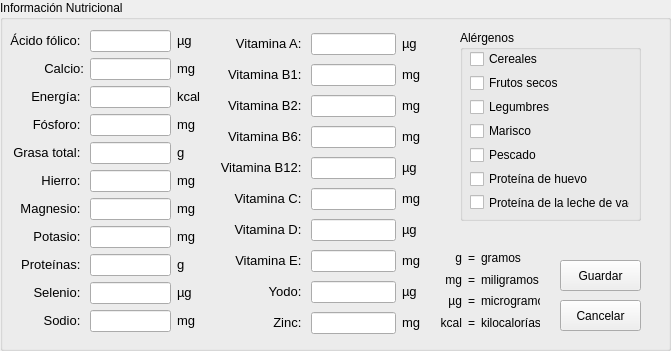
      <widget class="QGroupBox" name="groupBox_INGinfnut">
       <property name="enabled">
        <bool>true</bool>
       </property>
       <property name="geometry">
        <rect>
         <x>0</x>
         <y>180</y>
         <width>671</width>
         <height>351</height>
        </rect>
       </property>
       <property name="title">
        <string>Información Nutricional</string>
       </property>
       <widget class="QWidget" name="gridLayoutWidget">
        <property name="geometry">
         <rect>
          <x>10</x>
          <y>30</y>
          <width>191</width>
          <height>311</height>
         </rect>
        </property>
        <layout class="QGridLayout" name="gridLayout">
         <item row="0" column="0">
          <widget class="QLabel" name="label_9">
           <property name="layoutDirection">
            <enum>Qt::LeftToRight</enum>
           </property>
           <property name="text">
            <string>&lt;html&gt;&lt;head/&gt;&lt;body&gt;&lt;p&gt;&lt;span style=&quot; font-size:10pt;&quot;&gt;Ácido fólico: &lt;/span&gt;&lt;/p&gt;&lt;/body&gt;&lt;/html&gt;</string>
           </property>
           <property name="alignment">
            <set>Qt::AlignRight|Qt::AlignTrailing|Qt::AlignVCenter</set>
           </property>
          </widget>
         </item>
         <item row="1" column="0">
          <widget class="QLabel" name="label_10">
           <property name="text">
            <string>&lt;html&gt;&lt;head/&gt;&lt;body&gt;&lt;p&gt;&lt;span style=&quot; font-size:10pt;&quot;&gt;Calcio:&lt;/span&gt;&lt;/p&gt;&lt;/body&gt;&lt;/html&gt;</string>
           </property>
           <property name="alignment">
            <set>Qt::AlignRight|Qt::AlignTrailing|Qt::AlignVCenter</set>
           </property>
          </widget>
         </item>
         <item row="2" column="0">
          <widget class="QLabel" name="label_11">
           <property name="text">
            <string>&lt;html&gt;&lt;head/&gt;&lt;body&gt;&lt;p&gt;&lt;span style=&quot; font-size:10pt;&quot;&gt;Energía: &lt;/span&gt;&lt;/p&gt;&lt;/body&gt;&lt;/html&gt;</string>
           </property>
           <property name="alignment">
            <set>Qt::AlignRight|Qt::AlignTrailing|Qt::AlignVCenter</set>
           </property>
          </widget>
         </item>
         <item row="0" column="1">
          <widget class="QLineEdit" name="lineEdit_INGacidofol"/>
         </item>
         <item row="10" column="0">
          <widget class="QLabel" name="label_19">
           <property name="text">
            <string>&lt;html&gt;&lt;head/&gt;&lt;body&gt;&lt;p&gt;&lt;span style=&quot; font-size:10pt;&quot;&gt;Sodio: &lt;/span&gt;&lt;/p&gt;&lt;/body&gt;&lt;/html&gt;</string>
           </property>
           <property name="alignment">
            <set>Qt::AlignRight|Qt::AlignTrailing|Qt::AlignVCenter</set>
           </property>
          </widget>
         </item>
         <item row="9" column="0">
          <widget class="QLabel" name="label_18">
           <property name="text">
            <string>&lt;html&gt;&lt;head/&gt;&lt;body&gt;&lt;p&gt;&lt;span style=&quot; font-size:10pt;&quot;&gt;Selenio: &lt;/span&gt;&lt;/p&gt;&lt;/body&gt;&lt;/html&gt;</string>
           </property>
           <property name="alignment">
            <set>Qt::AlignRight|Qt::AlignTrailing|Qt::AlignVCenter</set>
           </property>
          </widget>
         </item>
         <item row="1" column="1">
          <widget class="QLineEdit" name="lineEdit_INGcalcio"/>
         </item>
         <item row="3" column="1">
          <widget class="QLineEdit" name="lineEdit_INGfosforo"/>
         </item>
         <item row="2" column="1">
          <widget class="QLineEdit" name="lineEdit_INGenergia"/>
         </item>
         <item row="4" column="1">
          <widget class="QLineEdit" name="lineEdit_INGgrasa"/>
         </item>
         <item row="7" column="1">
          <widget class="QLineEdit" name="lineEdit_INGpotasio"/>
         </item>
         <item row="6" column="1">
          <widget class="QLineEdit" name="lineEdit_INGmagnesio"/>
         </item>
         <item row="5" column="1">
          <widget class="QLineEdit" name="lineEdit_INGhierro"/>
         </item>
         <item row="8" column="1">
          <widget class="QLineEdit" name="lineEdit_INGproteinas"/>
         </item>
         <item row="6" column="0">
          <widget class="QLabel" name="label_15">
           <property name="text">
            <string>&lt;html&gt;&lt;head/&gt;&lt;body&gt;&lt;p&gt;&lt;span style=&quot; font-size:10pt;&quot;&gt;Magnesio: &lt;/span&gt;&lt;/p&gt;&lt;/body&gt;&lt;/html&gt;</string>
           </property>
           <property name="alignment">
            <set>Qt::AlignRight|Qt::AlignTrailing|Qt::AlignVCenter</set>
           </property>
          </widget>
         </item>
         <item row="9" column="1">
          <widget class="QLineEdit" name="lineEdit_INGselenio"/>
         </item>
         <item row="4" column="0">
          <widget class="QLabel" name="label_13">
           <property name="text">
            <string>&lt;html&gt;&lt;head/&gt;&lt;body&gt;&lt;p&gt;&lt;span style=&quot; font-size:10pt;&quot;&gt;Grasa total: &lt;/span&gt;&lt;/p&gt;&lt;/body&gt;&lt;/html&gt;</string>
           </property>
           <property name="alignment">
            <set>Qt::AlignRight|Qt::AlignTrailing|Qt::AlignVCenter</set>
           </property>
          </widget>
         </item>
         <item row="7" column="0">
          <widget class="QLabel" name="label_16">
           <property name="text">
            <string>&lt;html&gt;&lt;head/&gt;&lt;body&gt;&lt;p&gt;&lt;span style=&quot; font-size:10pt;&quot;&gt;Potasio: &lt;/span&gt;&lt;/p&gt;&lt;/body&gt;&lt;/html&gt;</string>
           </property>
           <property name="alignment">
            <set>Qt::AlignRight|Qt::AlignTrailing|Qt::AlignVCenter</set>
           </property>
          </widget>
         </item>
         <item row="8" column="0">
          <widget class="QLabel" name="label_17">
           <property name="text">
            <string>&lt;html&gt;&lt;head/&gt;&lt;body&gt;&lt;p&gt;&lt;span style=&quot; font-size:10pt;&quot;&gt;Proteínas: &lt;/span&gt;&lt;/p&gt;&lt;/body&gt;&lt;/html&gt;</string>
           </property>
           <property name="alignment">
            <set>Qt::AlignRight|Qt::AlignTrailing|Qt::AlignVCenter</set>
           </property>
          </widget>
         </item>
         <item row="3" column="0">
          <widget class="QLabel" name="label_12">
           <property name="text">
            <string>&lt;html&gt;&lt;head/&gt;&lt;body&gt;&lt;p&gt;&lt;span style=&quot; font-size:10pt;&quot;&gt;Fósforo: &lt;/span&gt;&lt;/p&gt;&lt;/body&gt;&lt;/html&gt;</string>
           </property>
           <property name="alignment">
            <set>Qt::AlignRight|Qt::AlignTrailing|Qt::AlignVCenter</set>
           </property>
          </widget>
         </item>
         <item row="5" column="0">
          <widget class="QLabel" name="label_14">
           <property name="text">
            <string>&lt;html&gt;&lt;head/&gt;&lt;body&gt;&lt;p&gt;&lt;span style=&quot; font-size:10pt;&quot;&gt;Hierro: &lt;/span&gt;&lt;/p&gt;&lt;/body&gt;&lt;/html&gt;</string>
           </property>
           <property name="alignment">
            <set>Qt::AlignRight|Qt::AlignTrailing|Qt::AlignVCenter</set>
           </property>
          </widget>
         </item>
         <item row="10" column="1">
          <widget class="QLineEdit" name="lineEdit_INGsodio"/>
         </item>
         <item row="0" column="2">
          <widget class="QLabel" name="label_30">
           <property name="text">
            <string>&lt;html&gt;&lt;head/&gt;&lt;body&gt;&lt;p&gt;&lt;span style=&quot; font-size:10pt;&quot;&gt;µg&lt;/span&gt;&lt;/p&gt;&lt;/body&gt;&lt;/html&gt;</string>
           </property>
          </widget>
         </item>
         <item row="1" column="2">
          <widget class="QLabel" name="label_31">
           <property name="text">
            <string>&lt;html&gt;&lt;head/&gt;&lt;body&gt;&lt;p&gt;&lt;span style=&quot; font-size:10pt;&quot;&gt;mg&lt;/span&gt;&lt;/p&gt;&lt;/body&gt;&lt;/html&gt;</string>
           </property>
          </widget>
         </item>
         <item row="2" column="2">
          <widget class="QLabel" name="label_32">
           <property name="text">
            <string>&lt;html&gt;&lt;head/&gt;&lt;body&gt;&lt;p&gt;&lt;span style=&quot; font-size:10pt;&quot;&gt;kcal&lt;/span&gt;&lt;/p&gt;&lt;/body&gt;&lt;/html&gt;</string>
           </property>
          </widget>
         </item>
         <item row="3" column="2">
          <widget class="QLabel" name="label_33">
           <property name="text">
            <string>&lt;html&gt;&lt;head/&gt;&lt;body&gt;&lt;p&gt;&lt;span style=&quot; font-size:10pt;&quot;&gt;mg&lt;/span&gt;&lt;/p&gt;&lt;/body&gt;&lt;/html&gt;</string>
           </property>
          </widget>
         </item>
         <item row="4" column="2">
          <widget class="QLabel" name="label_34">
           <property name="text">
            <string>&lt;html&gt;&lt;head/&gt;&lt;body&gt;&lt;p&gt;&lt;span style=&quot; font-size:10pt;&quot;&gt;g&lt;/span&gt;&lt;/p&gt;&lt;/body&gt;&lt;/html&gt;</string>
           </property>
          </widget>
         </item>
         <item row="5" column="2">
          <widget class="QLabel" name="label_35">
           <property name="text">
            <string>&lt;html&gt;&lt;head/&gt;&lt;body&gt;&lt;p&gt;&lt;span style=&quot; font-size:10pt;&quot;&gt;mg&lt;/span&gt;&lt;/p&gt;&lt;/body&gt;&lt;/html&gt;</string>
           </property>
          </widget>
         </item>
         <item row="6" column="2">
          <widget class="QLabel" name="label_36">
           <property name="text">
            <string>&lt;html&gt;&lt;head/&gt;&lt;body&gt;&lt;p&gt;&lt;span style=&quot; font-size:10pt;&quot;&gt;mg&lt;/span&gt;&lt;/p&gt;&lt;/body&gt;&lt;/html&gt;</string>
           </property>
          </widget>
         </item>
         <item row="7" column="2">
          <widget class="QLabel" name="label_37">
           <property name="text">
            <string>&lt;html&gt;&lt;head/&gt;&lt;body&gt;&lt;p&gt;&lt;span style=&quot; font-size:10pt;&quot;&gt;mg&lt;/span&gt;&lt;/p&gt;&lt;/body&gt;&lt;/html&gt;</string>
           </property>
          </widget>
         </item>
         <item row="9" column="2">
          <widget class="QLabel" name="label_38">
           <property name="text">
            <string>&lt;html&gt;&lt;head/&gt;&lt;body&gt;&lt;p&gt;&lt;span style=&quot; font-size:10pt;&quot;&gt;µg&lt;/span&gt;&lt;/p&gt;&lt;/body&gt;&lt;/html&gt;</string>
           </property>
          </widget>
         </item>
         <item row="8" column="2">
          <widget class="QLabel" name="label_39">
           <property name="text">
            <string>&lt;html&gt;&lt;head/&gt;&lt;body&gt;&lt;p&gt;&lt;span style=&quot; font-size:10pt;&quot;&gt;g&lt;/span&gt;&lt;/p&gt;&lt;/body&gt;&lt;/html&gt;</string>
           </property>
          </widget>
         </item>
         <item row="10" column="2">
          <widget class="QLabel" name="label_40">
           <property name="text">
            <string>&lt;html&gt;&lt;head/&gt;&lt;body&gt;&lt;p&gt;&lt;span style=&quot; font-size:10pt;&quot;&gt;mg&lt;/span&gt;&lt;/p&gt;&lt;/body&gt;&lt;/html&gt;</string>
           </property>
          </widget>
         </item>
        </layout>
       </widget>
       <widget class="QWidget" name="gridLayoutWidget_2">
        <property name="geometry">
         <rect>
          <x>220</x>
          <y>30</y>
          <width>201</width>
          <height>311</height>
         </rect>
        </property>
        <layout class="QGridLayout" name="gridLayout_2">
         <item row="9" column="1">
          <widget class="QLineEdit" name="lineEdit_INGzinc"/>
         </item>
         <item row="2" column="1">
          <widget class="QLineEdit" name="lineEdit_INGvitb2"/>
         </item>
         <item row="4" column="1">
          <widget class="QLineEdit" name="lineEdit_INGvitb12"/>
         </item>
         <item row="3" column="1">
          <widget class="QLineEdit" name="lineEdit_INGvitb6"/>
         </item>
         <item row="5" column="1">
          <widget class="QLineEdit" name="lineEdit_INGvitc"/>
         </item>
         <item row="6" column="1">
          <widget class="QLineEdit" name="lineEdit_INGvitd"/>
         </item>
         <item row="8" column="1">
          <widget class="QLineEdit" name="lineEdit_INGyodo"/>
         </item>
         <item row="7" column="1">
          <widget class="QLineEdit" name="lineEdit_INGvite"/>
         </item>
         <item row="0" column="0">
          <widget class="QLabel" name="label_20">
           <property name="text">
            <string>&lt;html&gt;&lt;head/&gt;&lt;body&gt;&lt;p&gt;&lt;span style=&quot; font-size:10pt;&quot;&gt;Vitamina A: &lt;/span&gt;&lt;/p&gt;&lt;/body&gt;&lt;/html&gt;</string>
           </property>
           <property name="alignment">
            <set>Qt::AlignRight|Qt::AlignTrailing|Qt::AlignVCenter</set>
           </property>
          </widget>
         </item>
         <item row="1" column="1">
          <widget class="QLineEdit" name="lineEdit_INGvitb1"/>
         </item>
         <item row="0" column="1">
          <widget class="QLineEdit" name="lineEdit_INGvita"/>
         </item>
         <item row="3" column="0">
          <widget class="QLabel" name="label_23">
           <property name="text">
            <string>&lt;html&gt;&lt;head/&gt;&lt;body&gt;&lt;p&gt;&lt;span style=&quot; font-size:10pt;&quot;&gt;Vitamina B6: &lt;/span&gt;&lt;/p&gt;&lt;/body&gt;&lt;/html&gt;</string>
           </property>
           <property name="alignment">
            <set>Qt::AlignRight|Qt::AlignTrailing|Qt::AlignVCenter</set>
           </property>
          </widget>
         </item>
         <item row="8" column="0">
          <widget class="QLabel" name="label_28">
           <property name="text">
            <string>&lt;html&gt;&lt;head/&gt;&lt;body&gt;&lt;p&gt;&lt;span style=&quot; font-size:10pt;&quot;&gt;Yodo: &lt;/span&gt;&lt;/p&gt;&lt;/body&gt;&lt;/html&gt;</string>
           </property>
           <property name="alignment">
            <set>Qt::AlignRight|Qt::AlignTrailing|Qt::AlignVCenter</set>
           </property>
          </widget>
         </item>
         <item row="9" column="0">
          <widget class="QLabel" name="label_29">
           <property name="text">
            <string>&lt;html&gt;&lt;head/&gt;&lt;body&gt;&lt;p&gt;&lt;span style=&quot; font-size:10pt;&quot;&gt;Zinc: &lt;/span&gt;&lt;/p&gt;&lt;/body&gt;&lt;/html&gt;</string>
           </property>
           <property name="alignment">
            <set>Qt::AlignRight|Qt::AlignTrailing|Qt::AlignVCenter</set>
           </property>
          </widget>
         </item>
         <item row="2" column="0">
          <widget class="QLabel" name="label_22">
           <property name="text">
            <string>&lt;html&gt;&lt;head/&gt;&lt;body&gt;&lt;p&gt;&lt;span style=&quot; font-size:10pt;&quot;&gt;Vitamina B2: &lt;/span&gt;&lt;/p&gt;&lt;/body&gt;&lt;/html&gt;</string>
           </property>
           <property name="alignment">
            <set>Qt::AlignRight|Qt::AlignTrailing|Qt::AlignVCenter</set>
           </property>
          </widget>
         </item>
         <item row="5" column="0">
          <widget class="QLabel" name="label_25">
           <property name="text">
            <string>&lt;html&gt;&lt;head/&gt;&lt;body&gt;&lt;p&gt;&lt;span style=&quot; font-size:10pt;&quot;&gt;Vitamina C: &lt;/span&gt;&lt;/p&gt;&lt;/body&gt;&lt;/html&gt;</string>
           </property>
           <property name="alignment">
            <set>Qt::AlignRight|Qt::AlignTrailing|Qt::AlignVCenter</set>
           </property>
          </widget>
         </item>
         <item row="1" column="0">
          <widget class="QLabel" name="label_21">
           <property name="text">
            <string>&lt;html&gt;&lt;head/&gt;&lt;body&gt;&lt;p&gt;&lt;span style=&quot; font-size:10pt;&quot;&gt;Vitamina B1: &lt;/span&gt;&lt;/p&gt;&lt;/body&gt;&lt;/html&gt;</string>
           </property>
           <property name="alignment">
            <set>Qt::AlignRight|Qt::AlignTrailing|Qt::AlignVCenter</set>
           </property>
          </widget>
         </item>
         <item row="6" column="0">
          <widget class="QLabel" name="label_26">
           <property name="text">
            <string>&lt;html&gt;&lt;head/&gt;&lt;body&gt;&lt;p&gt;&lt;span style=&quot; font-size:10pt;&quot;&gt;Vitamina D: &lt;/span&gt;&lt;/p&gt;&lt;/body&gt;&lt;/html&gt;</string>
           </property>
           <property name="alignment">
            <set>Qt::AlignRight|Qt::AlignTrailing|Qt::AlignVCenter</set>
           </property>
          </widget>
         </item>
         <item row="7" column="0">
          <widget class="QLabel" name="label_27">
           <property name="text">
            <string>&lt;html&gt;&lt;head/&gt;&lt;body&gt;&lt;p&gt;&lt;span style=&quot; font-size:10pt;&quot;&gt;Vitamina E: &lt;/span&gt;&lt;/p&gt;&lt;/body&gt;&lt;/html&gt;</string>
           </property>
           <property name="alignment">
            <set>Qt::AlignRight|Qt::AlignTrailing|Qt::AlignVCenter</set>
           </property>
          </widget>
         </item>
         <item row="4" column="0">
          <widget class="QLabel" name="label_24">
           <property name="text">
            <string>&lt;html&gt;&lt;head/&gt;&lt;body&gt;&lt;p&gt;&lt;span style=&quot; font-size:10pt;&quot;&gt;Vitamina B12: &lt;/span&gt;&lt;/p&gt;&lt;/body&gt;&lt;/html&gt;</string>
           </property>
           <property name="alignment">
            <set>Qt::AlignRight|Qt::AlignTrailing|Qt::AlignVCenter</set>
           </property>
          </widget>
         </item>
         <item row="0" column="2">
          <widget class="QLabel" name="label_41">
           <property name="text">
            <string>&lt;html&gt;&lt;head/&gt;&lt;body&gt;&lt;p&gt;&lt;span style=&quot; font-size:10pt;&quot;&gt;µg&lt;/span&gt;&lt;/p&gt;&lt;/body&gt;&lt;/html&gt;</string>
           </property>
          </widget>
         </item>
         <item row="1" column="2">
          <widget class="QLabel" name="label_42">
           <property name="text">
            <string>&lt;html&gt;&lt;head/&gt;&lt;body&gt;&lt;p&gt;&lt;span style=&quot; font-size:10pt;&quot;&gt;mg&lt;/span&gt;&lt;/p&gt;&lt;/body&gt;&lt;/html&gt;</string>
           </property>
          </widget>
         </item>
         <item row="2" column="2">
          <widget class="QLabel" name="label_43">
           <property name="text">
            <string>&lt;html&gt;&lt;head/&gt;&lt;body&gt;&lt;p&gt;&lt;span style=&quot; font-size:10pt;&quot;&gt;mg&lt;/span&gt;&lt;/p&gt;&lt;/body&gt;&lt;/html&gt;</string>
           </property>
          </widget>
         </item>
         <item row="3" column="2">
          <widget class="QLabel" name="label_44">
           <property name="text">
            <string>&lt;html&gt;&lt;head/&gt;&lt;body&gt;&lt;p&gt;&lt;span style=&quot; font-size:10pt;&quot;&gt;mg&lt;/span&gt;&lt;/p&gt;&lt;/body&gt;&lt;/html&gt;</string>
           </property>
          </widget>
         </item>
         <item row="4" column="2">
          <widget class="QLabel" name="label_45">
           <property name="text">
            <string>&lt;html&gt;&lt;head/&gt;&lt;body&gt;&lt;p&gt;&lt;span style=&quot; font-size:10pt;&quot;&gt;µg&lt;/span&gt;&lt;/p&gt;&lt;/body&gt;&lt;/html&gt;</string>
           </property>
          </widget>
         </item>
         <item row="5" column="2">
          <widget class="QLabel" name="label_46">
           <property name="text">
            <string>&lt;html&gt;&lt;head/&gt;&lt;body&gt;&lt;p&gt;&lt;span style=&quot; font-size:10pt;&quot;&gt;mg&lt;/span&gt;&lt;/p&gt;&lt;/body&gt;&lt;/html&gt;</string>
           </property>
          </widget>
         </item>
         <item row="7" column="2">
          <widget class="QLabel" name="label_47">
           <property name="text">
            <string>&lt;html&gt;&lt;head/&gt;&lt;body&gt;&lt;p&gt;&lt;span style=&quot; font-size:10pt;&quot;&gt;mg&lt;/span&gt;&lt;/p&gt;&lt;/body&gt;&lt;/html&gt;</string>
           </property>
          </widget>
         </item>
         <item row="9" column="2">
          <widget class="QLabel" name="label_48">
           <property name="text">
            <string>&lt;html&gt;&lt;head/&gt;&lt;body&gt;&lt;p&gt;&lt;span style=&quot; font-size:10pt;&quot;&gt;mg&lt;/span&gt;&lt;/p&gt;&lt;/body&gt;&lt;/html&gt;</string>
           </property>
          </widget>
         </item>
         <item row="6" column="2">
          <widget class="QLabel" name="label_49">
           <property name="text">
            <string>&lt;html&gt;&lt;head/&gt;&lt;body&gt;&lt;p&gt;&lt;span style=&quot; font-size:10pt;&quot;&gt;µg&lt;/span&gt;&lt;/p&gt;&lt;/body&gt;&lt;/html&gt;</string>
           </property>
          </widget>
         </item>
         <item row="8" column="2">
          <widget class="QLabel" name="label_50">
           <property name="text">
            <string>&lt;html&gt;&lt;head/&gt;&lt;body&gt;&lt;p&gt;&lt;span style=&quot; font-size:10pt;&quot;&gt;µg&lt;/span&gt;&lt;/p&gt;&lt;/body&gt;&lt;/html&gt;</string>
           </property>
          </widget>
         </item>
        </layout>
       </widget>
       <widget class="QWidget" name="gridLayoutWidget_3">
        <property name="geometry">
         <rect>
          <x>440</x>
          <y>250</y>
          <width>100</width>
          <height>80</height>
         </rect>
        </property>
        <layout class="QGridLayout" name="gridLayout_4">
         <item row="5" column="1">
          <widget class="QLabel" name="label_56">
           <property name="text">
            <string>=</string>
           </property>
          </widget>
         </item>
         <item row="6" column="1">
          <widget class="QLabel" name="label_57">
           <property name="text">
            <string>=</string>
           </property>
          </widget>
         </item>
         <item row="7" column="1">
          <widget class="QLabel" name="label_58">
           <property name="text">
            <string>=</string>
           </property>
          </widget>
         </item>
         <item row="5" column="0">
          <widget class="QLabel" name="label_52">
           <property name="text">
            <string>mg</string>
           </property>
           <property name="alignment">
            <set>Qt::AlignRight|Qt::AlignTrailing|Qt::AlignVCenter</set>
           </property>
          </widget>
         </item>
         <item row="4" column="0">
          <widget class="QLabel" name="label_51">
           <property name="text">
            <string>g</string>
           </property>
           <property name="alignment">
            <set>Qt::AlignRight|Qt::AlignTrailing|Qt::AlignVCenter</set>
           </property>
          </widget>
         </item>
         <item row="6" column="0">
          <widget class="QLabel" name="label_53">
           <property name="text">
            <string>µg</string>
           </property>
           <property name="alignment">
            <set>Qt::AlignRight|Qt::AlignTrailing|Qt::AlignVCenter</set>
           </property>
          </widget>
         </item>
         <item row="7" column="0">
          <widget class="QLabel" name="label_54">
           <property name="text">
            <string>kcal</string>
           </property>
           <property name="alignment">
            <set>Qt::AlignRight|Qt::AlignTrailing|Qt::AlignVCenter</set>
           </property>
          </widget>
         </item>
         <item row="4" column="1">
          <widget class="QLabel" name="label_55">
           <property name="text">
            <string>=</string>
           </property>
          </widget>
         </item>
         <item row="4" column="2">
          <widget class="QLabel" name="label_62">
           <property name="text">
            <string>gramos</string>
           </property>
          </widget>
         </item>
         <item row="5" column="2">
          <widget class="QLabel" name="label_59">
           <property name="text">
            <string>miligramos</string>
           </property>
          </widget>
         </item>
         <item row="6" column="2">
          <widget class="QLabel" name="label_61">
           <property name="text">
            <string>microgramos</string>
           </property>
          </widget>
         </item>
         <item row="7" column="2">
          <widget class="QLabel" name="label_60">
           <property name="text">
            <string>kilocalorías</string>
           </property>
          </widget>
         </item>
        </layout>
       </widget>
       <widget class="QPushButton" name="pushButton_Guardar">
        <property name="geometry">
         <rect>
          <x>560</x>
          <y>260</y>
          <width>81</width>
          <height>31</height>
         </rect>
        </property>
        <property name="text">
         <string>Guardar</string>
        </property>
       </widget>
       <widget class="QPushButton" name="pushButton_Cancelar">
        <property name="geometry">
         <rect>
          <x>560</x>
          <y>300</y>
          <width>81</width>
          <height>31</height>
         </rect>
        </property>
        <property name="text">
         <string>Cancelar</string>
        </property>
       </widget>
       <widget class="QGroupBox" name="groupBox_alergenos">
        <property name="geometry">
         <rect>
          <x>460</x>
          <y>30</y>
          <width>181</width>
          <height>191</height>
         </rect>
        </property>
        <property name="title">
         <string>Alérgenos</string>
        </property>
        <widget class="QWidget" name="verticalLayoutWidget">
         <property name="geometry">
          <rect>
           <x>10</x>
           <y>20</y>
           <width>160</width>
           <height>161</height>
          </rect>
         </property>
         <layout class="QVBoxLayout" name="verticalLayout_alergenos">
          <property name="sizeConstraint">
           <enum>QLayout::SetDefaultConstraint</enum>
          </property>
          <item>
           <widget class="QCheckBox" name="checkBox_cereales">
            <property name="text">
             <string>Cereales</string>
            </property>
           </widget>
          </item>
          <item>
           <widget class="QCheckBox" name="checkBox_frutos_secos">
            <property name="text">
             <string>Frutos secos</string>
            </property>
           </widget>
          </item>
          <item>
           <widget class="QCheckBox" name="checkBox_legumbres">
            <property name="text">
             <string>Legumbres</string>
            </property>
           </widget>
          </item>
          <item>
           <widget class="QCheckBox" name="checkBox_marisco">
            <property name="text">
             <string>Marisco</string>
            </property>
           </widget>
          </item>
          <item>
           <widget class="QCheckBox" name="checkBox_pescado">
            <property name="text">
             <string>Pescado</string>
            </property>
           </widget>
          </item>
          <item>
           <widget class="QCheckBox" name="checkBox_huevo">
            <property name="text">
             <string>Proteína de huevo</string>
            </property>
           </widget>
          </item>
          <item>
           <widget class="QCheckBox" name="checkBox_leche">
            <property name="text">
             <string>Proteína de la leche de vaca</string>
            </property>
           </widget>
          </item>
         </layout>
        </widget>
       </widget>
      </widget>
